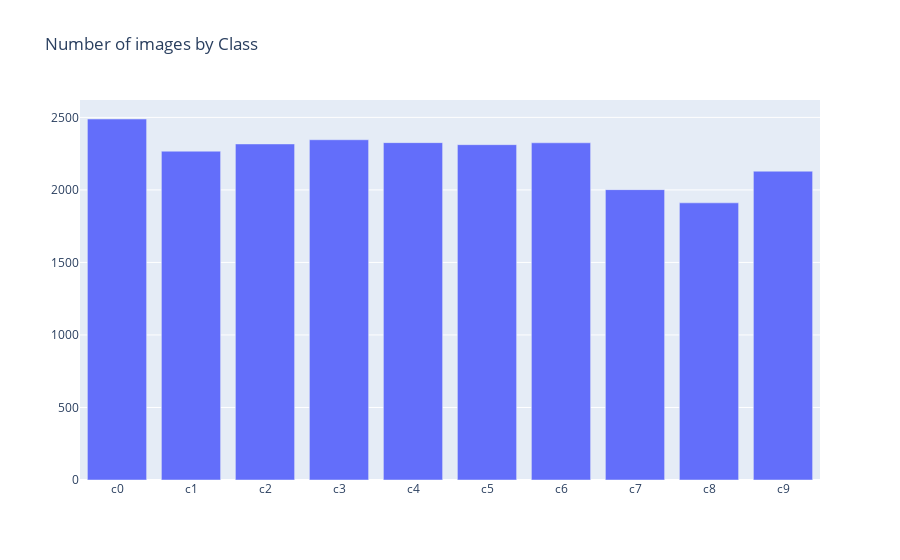

Source (notebook cell):
### Code cell
import plotly.graph_objects as go

fig = go.Figure(data=[go.Bar(
    x=keys,
    y=vals,
)])
fig.update_layout(title_text='Number of images by Class')

### Figure 1 — Plotly figure (JSON) as saved in the notebook; plotly's stock layout.template omitted (floating-point values rounded to 4 significant figures)
{"data": [{"type": "bar", "x": ["c0", "c1", "c2", "c3", "c4", "c5", "c6", "c7", "c8", "c9"], "y": [2489, 2267, 2317, 2346, 2326, 2312, 2325, 2002, 1911, 2129]}], "layout": {"title": {"text": "Number of images by Class"}}}
